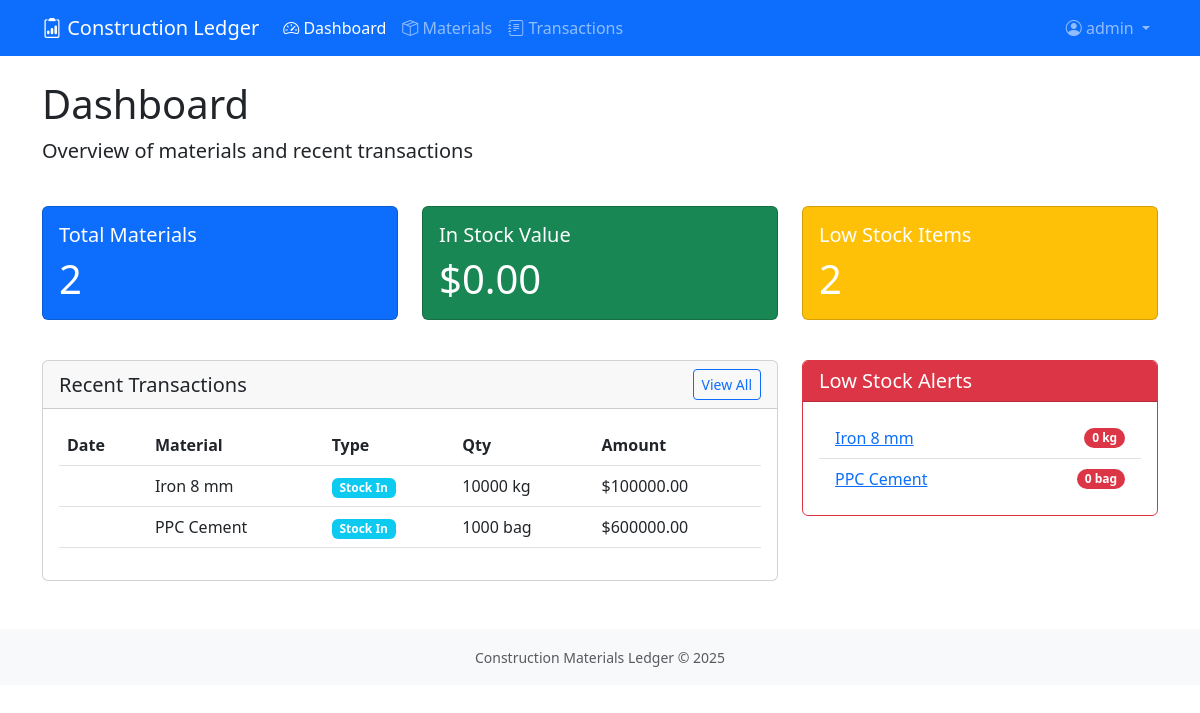
The app's page / (signed in) with its own data.
### materials/models.py (models this page shows, shortened)
class MaterialTransaction(models.Model):
    TRANSACTION_TYPES = [
        ('IN', 'Stock In'),
        ('OUT', 'Stock Out'),
        ('ADJUST', 'Adjustment'),
    ]
    material = models.ForeignKey(ConstructionMaterial, on_delete=models.CASCADE)
    transaction_type = models.CharField(max_length=10, choices=TRANSACTION_TYPES)
    quantity = models.DecimalField(max_digits=10, decimal_places=2)
    unit_price = models.DecimalField(max_digits=10, decimal_places=2)
    created_at = models.DateTimeField(null=True, blank=True)
    reference = models.CharField(max_length=100, blank=True)
    notes = models.TextField(blank=True)
    created_by = models.ForeignKey('auth.User', on_delete=models.SET_NULL, null=True)
    @property
    def amount(self):
        return self.quantity * self.unit_price
    class Meta:
        ordering = ['-id']

class ConstructionMaterial(models.Model):
    name = models.CharField(max_length=100)
    category = models.ForeignKey(MaterialCategory, on_delete=models.PROTECT)
    unit_of_measure = models.ForeignKey(UnitOfMeasure, on_delete=models.PROTECT)
    price_per_unit = models.DecimalField(
        max_digits=10,
        decimal_places=2,
        validators=[MinValueValidator(0)]
    )
    current_quantity = models.DecimalField(
        max_digits=10,
        decimal_places=2,
        default=0,
        validators=[MinValueValidator(0)]
    )
    minimum_stock_level = models.DecimalField(
        max_digits=10,
        decimal_places=2,
        default=0,
        validators=[MinValueValidator(0)]
    )
    notes = models.TextField(blank=True)
    created_by = models.ForeignKey('auth.User', on_delete=models.SET_NULL, null=True, blank=True)
    created_at = models.DateTimeField(auto_now_add=True)
    updated_at = models.DateTimeField(auto_now=True)
    class Meta:
        ordering = ['name']

class UnitOfMeasure(models.Model):
    name = models.CharField(max_length=50, unique=True)
    abbreviation = models.CharField(max_length=10, unique=True)
    class Meta:
        ordering = ['name']

### materials/views.py (the view)
# urls.py: path('', DashboardView.as_view(), name='dashboard'),
class DashboardView(LoginRequiredMixin, TemplateView):
    template_name = 'materials/dashboard.html'
    def get_context_data(self, **kwargs):
        context = super().get_context_data(**kwargs)
        materials = ConstructionMaterial.objects.all()
        context['materials'] = materials
        context['total_value'] = materials.aggregate(
            total_value=Sum(models.F('price_per_unit') * models.F('current_quantity'))
        )['total_value'] or 0
        context['low_stock'] = materials.filter(
            current_quantity__lte=models.F('minimum_stock_level')
        )
        context['transactions'] = MaterialTransaction.objects.select_related('material')[:10]
        return context

### templates/materials/dashboard.html
{% extends "base.html" %}
{% load humanize %}
{% block content %}
<div class="row mb-4">
    <div class="col">
        <h1>Dashboard</h1>
        <p class="lead">Overview of materials and recent transactions</p>
    </div>
</div>
<div class="row mb-4">
    <div class="col-md-4 mb-3">
        <div class="card text-white bg-primary h-100">
            <div class="card-body">
                <h5 class="card-title">Total Materials</h5>
                <p class="card-text display-6">{{ materials.count }}</p>
            </div>
        </div>
    </div>
    <div class="col-md-4 mb-3">
        <div class="card text-white bg-success h-100">
            <div class="card-body">
                <h5 class="card-title">In Stock Value</h5>
                <p class="card-text display-6">
                    ${{ total_value|default:0|floatformat:2|intcomma }}
                </p>
            </div>
        </div>
    </div>
    <div class="col-md-4 mb-3">
        <div class="card text-white bg-warning h-100">
            <div class="card-body">
                <h5 class="card-title">Low Stock Items</h5>
                <p class="card-text display-6">{{ low_stock.count }}</p>
            </div>
        </div>
    </div>
</div>
<div class="row">
    <div class="col-md-8">
        <div class="card">
            <div class="card-header d-flex justify-content-between align-items-center">
                <h5 class="mb-0">Recent Transactions</h5>
                <a href="{% url 'transaction-list' %}" class="btn btn-sm btn-outline-primary">View All</a>
            </div>
            <div class="card-body">
                <div class="table-responsive">
                    <table class="table table-hover">
                        <thead>
                            <tr>
                                <th>Date</th>
                                <th>Material</th>
                                <th>Type</th>
                                <th>Qty</th>
                                <th>Amount</th>
                            </tr>
                        </thead>
                        <tbody>
                            {% for tx in transactions %}
                            <tr>
                                <td>{{ tx.date|date:"Y-m-d" }}</td>
                                <td>{{ tx.material.name }}</td>
                                <td>
                                    <span class="badge bg-{% if tx.transaction_type == 'PURCHASE' %}success{% else %}info{% endif %}">
                                        {{ tx.get_transaction_type_display }}
                                    </span>
                                </td>
                                <td>{{ tx.quantity|floatformat:"-2" }} {{ tx.material.unit_of_measure.abbreviation }}</td>
                                <td>${{ tx.amount|default:0|floatformat:2 }}</td>
                            </tr>
                            {% empty %}
                            <tr>
                                <td colspan="5" class="text-center">No transactions yet</td>
                            </tr>
                            {% endfor %}
                        </tbody>
                    </table>
                </div>
            </div>
        </div>
    </div>
    <div class="col-md-4">
        <div class="card border-danger">
            <div class="card-header bg-danger text-white">
                <h5 class="mb-0">Low Stock Alerts</h5>
            </div>
            <div class="card-body">
                {% if low_stock %}
                <ul class="list-group list-group-flush">
                    {% for material in low_stock %}
                    <li class="list-group-item d-flex justify-content-between align-items-center">
                        <a href="{% url 'material-detail' material.pk %}">{{ material.name }}</a>
                        <span class="badge bg-danger rounded-pill">
                            {{ material.current_quantity|floatformat:"-2" }} {{ material.unit_of_measure.abbreviation }}
                        </span>
                    </li>
                    {% endfor %}
                </ul>
                {% else %}
                <div class="alert alert-success mb-0">
                    <i class="bi bi-check-circle-fill"></i> All materials are above minimum stock levels
                </div>
                {% endif %}
            </div>
        </div>
    </div>
</div>
{% endblock %}

### templates/base.html (shortened to what this page needs)
<!DOCTYPE html>
<html lang="en">
<head>
    <link href="https://cdn.jsdelivr.net/npm/bootstrap@5.3.0/dist/css/bootstrap.min.css" rel="stylesheet">
    <link rel="stylesheet" href="https://cdn.jsdelivr.net/npm/bootstrap-icons@1.10.0/font/bootstrap-icons.css">
</head>
<body>
    <nav class="navbar navbar-expand-lg navbar-dark bg-primary">
        <div class="container">
            <a class="navbar-brand" href="{% url 'dashboard' %}">
                <i class="bi bi-clipboard2-data"></i> Construction Ledger
            </a>
            <div class="collapse navbar-collapse" id="navbarNav">
                <ul class="navbar-nav me-auto">
                    <li class="nav-item">
                        <a class="nav-link {% if request.resolver_match.url_name == 'dashboard' %}active{% endif %}"
                           href="{% url 'dashboard' %}">
                            <i class="bi bi-speedometer2"></i> Dashboard
                        </a>
                    </li>
                    <li class="nav-item">
                        <a class="nav-link {% if 'material' in request.resolver_match.url_name %}active{% endif %}"
                           href="{% url 'material-list' %}">
                            <i class="bi bi-box-seam"></i> Materials
                        </a>
                    </li>
                    <li class="nav-item">
                        <a class="nav-link {% if 'transaction' in request.resolver_match.url_name %}active{% endif %}"
                           href="{% url 'transaction-list' %}">
                            <i class="bi bi-journal-text"></i> Transactions
                        </a>
                    </li>
                </ul>
                <ul class="navbar-nav">
                    {% if user.is_authenticated %}
                    <li class="nav-item dropdown">
                        <a class="nav-link dropdown-toggle" href="#" role="button" data-bs-toggle="dropdown">
                            <i class="bi bi-person-circle"></i> {{ user.username }}
                        </a>
                    </li>
                    {% else %}
                    <li class="nav-item">
                        <a class="nav-link" href="{% url 'login' %}"><i class="bi bi-box-arrow-in-right"></i> Login</a>
                    </li>
                    {% endif %}
                </ul>
            </div>
        </div>
    </nav>
    <div class="container mt-4">
        {% block content %}{% endblock %}
    </div>
    <footer class="mt-5 py-3 bg-light">
        <div class="container text-center text-muted">
            <small>Construction Materials Ledger &copy; {% now "Y" %}</small>
        </div>
    </footer>
</body>
</html>

### records on screen
MaterialTransaction: material.name "Iron 8 mm", transaction_type "Stock In", quantity "10000", material.unit_of_measure.abbreviation "kg", amount "100000.00"
MaterialTransaction: material.name "PPC Cement", transaction_type "Stock In", quantity "1000", material.unit_of_measure.abbreviation "bag", amount "600000.00"
ConstructionMaterial: name "Iron 8 mm", current_quantity "0", unit_of_measure.abbreviation "kg"
ConstructionMaterial: name "PPC Cement", current_quantity "0", unit_of_measure.abbreviation "bag"

### other values on screen
{{ user.username }} "admin"
{{ materials.count }} "2"
{{ total_value|default:0|floatformat:2|intcomma }} "0.00"
{{ low_stock.count }} "2"
